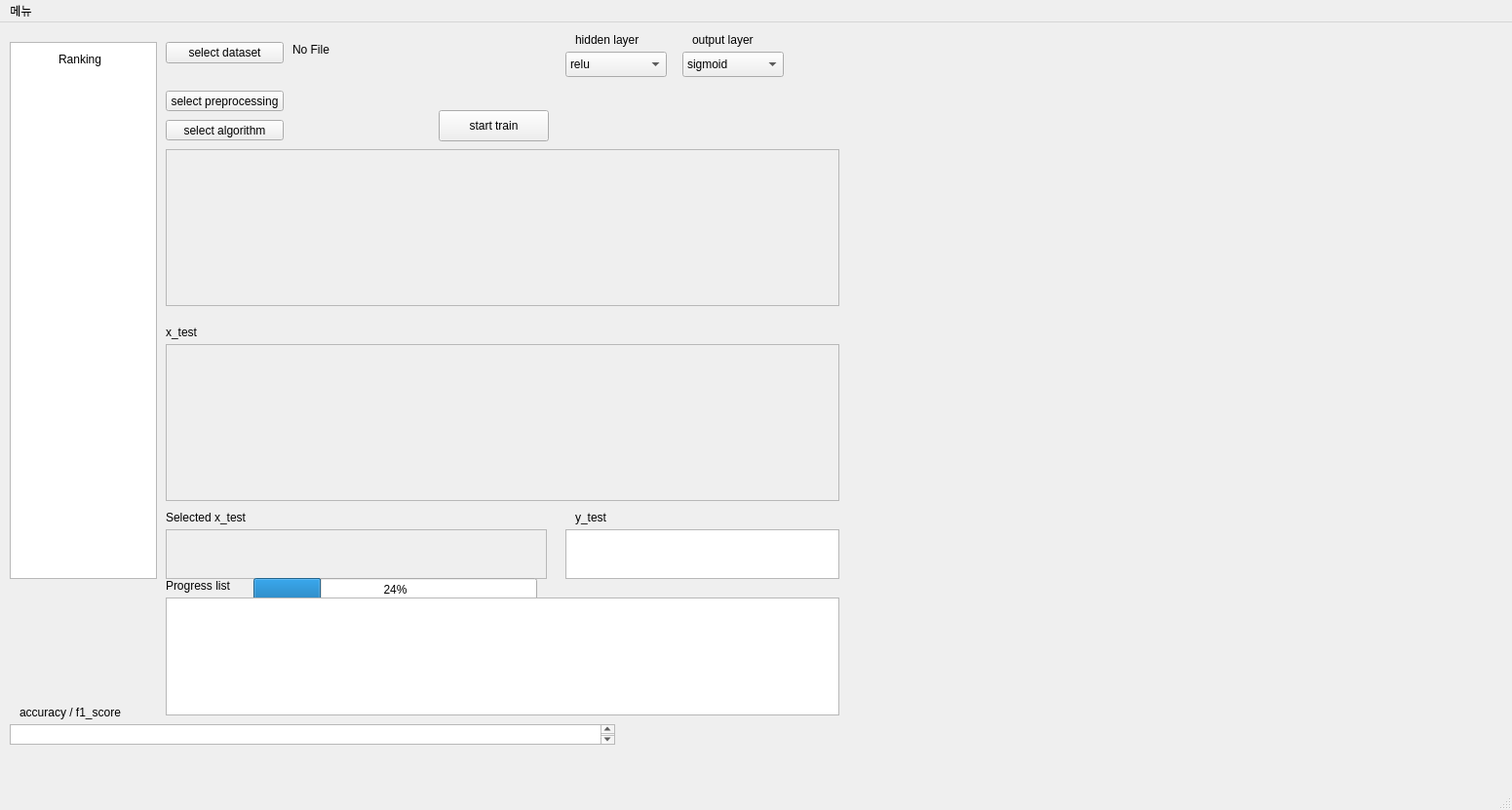
<?xml version="1.0" encoding="UTF-8"?>
<ui version="4.0">
 <class>MainWindow</class>
 <widget class="QMainWindow" name="MainWindow">
  <property name="geometry">
   <rect>
    <x>0</x>
    <y>0</y>
    <width>1551</width>
    <height>831</height>
   </rect>
  </property>
  <property name="windowTitle">
   <string>MainWindow</string>
  </property>
  <widget class="QWidget" name="centralwidget">
   <widget class="QTableView" name="RankingTable">
    <property name="geometry">
     <rect>
      <x>10</x>
      <y>20</y>
      <width>151</width>
      <height>551</height>
     </rect>
    </property>
   </widget>
   <widget class="QLabel" name="label">
    <property name="geometry">
     <rect>
      <x>60</x>
      <y>30</y>
      <width>60</width>
      <height>16</height>
     </rect>
    </property>
    <property name="text">
     <string>Ranking</string>
    </property>
   </widget>
   <widget class="QToolButton" name="Database_select_button">
    <property name="geometry">
     <rect>
      <x>170</x>
      <y>20</y>
      <width>121</width>
      <height>22</height>
     </rect>
    </property>
    <property name="text">
     <string>select dataset</string>
    </property>
   </widget>
   <widget class="QToolButton" name="Preprocessing_select_button">
    <property name="geometry">
     <rect>
      <x>170</x>
      <y>70</y>
      <width>121</width>
      <height>21</height>
     </rect>
    </property>
    <property name="text">
     <string>select preprocessing</string>
    </property>
   </widget>
   <widget class="QToolButton" name="Algorithm_select_button">
    <property name="geometry">
     <rect>
      <x>170</x>
      <y>100</y>
      <width>121</width>
      <height>21</height>
     </rect>
    </property>
    <property name="text">
     <string>select algorithm</string>
    </property>
   </widget>
   <widget class="QLabel" name="dataset_path_label">
    <property name="geometry">
     <rect>
      <x>170</x>
      <y>50</y>
      <width>531</width>
      <height>16</height>
     </rect>
    </property>
    <property name="text">
     <string/>
    </property>
   </widget>
   <widget class="QLabel" name="dataset_filename_label">
    <property name="geometry">
     <rect>
      <x>300</x>
      <y>20</y>
      <width>111</width>
      <height>16</height>
     </rect>
    </property>
    <property name="text">
     <string>No File</string>
    </property>
   </widget>
   <widget class="QScrollArea" name="dataset_scrollarea">
    <property name="geometry">
     <rect>
      <x>170</x>
      <y>130</y>
      <width>691</width>
      <height>161</height>
     </rect>
    </property>
    <property name="widgetResizable">
     <bool>true</bool>
    </property>
    <widget class="QWidget" name="scrollAreaWidgetContents">
     <property name="geometry">
      <rect>
       <x>0</x>
       <y>0</y>
       <width>689</width>
       <height>159</height>
      </rect>
     </property>
    </widget>
   </widget>
   <widget class="QScrollArea" name="x_test_scrollarea">
    <property name="geometry">
     <rect>
      <x>170</x>
      <y>330</y>
      <width>691</width>
      <height>161</height>
     </rect>
    </property>
    <property name="widgetResizable">
     <bool>true</bool>
    </property>
    <widget class="QWidget" name="scrollAreaWidgetContents_2">
     <property name="geometry">
      <rect>
       <x>0</x>
       <y>0</y>
       <width>689</width>
       <height>159</height>
      </rect>
     </property>
    </widget>
   </widget>
   <widget class="QScrollArea" name="x_test_scrollarea_2">
    <property name="geometry">
     <rect>
      <x>170</x>
      <y>520</y>
      <width>391</width>
      <height>51</height>
     </rect>
    </property>
    <property name="widgetResizable">
     <bool>true</bool>
    </property>
    <widget class="QWidget" name="scrollAreaWidgetContents_3">
     <property name="geometry">
      <rect>
       <x>0</x>
       <y>0</y>
       <width>389</width>
       <height>49</height>
      </rect>
     </property>
    </widget>
   </widget>
   <widget class="QLabel" name="label_2">
    <property name="geometry">
     <rect>
      <x>170</x>
      <y>500</y>
      <width>101</width>
      <height>16</height>
     </rect>
    </property>
    <property name="text">
     <string>Selected x_test</string>
    </property>
   </widget>
   <widget class="QProgressBar" name="progressBar">
    <property name="geometry">
     <rect>
      <x>260</x>
      <y>570</y>
      <width>291</width>
      <height>23</height>
     </rect>
    </property>
    <property name="value">
     <number>24</number>
    </property>
   </widget>
   <widget class="QTextBrowser" name="accuracy_f1score">
    <property name="geometry">
     <rect>
      <x>10</x>
      <y>720</y>
      <width>621</width>
      <height>21</height>
     </rect>
    </property>
   </widget>
   <widget class="QLabel" name="label_5">
    <property name="geometry">
     <rect>
      <x>20</x>
      <y>700</y>
      <width>121</width>
      <height>16</height>
     </rect>
    </property>
    <property name="text">
     <string>accuracy / f1_score</string>
    </property>
   </widget>
   <widget class="QLabel" name="label_6">
    <property name="geometry">
     <rect>
      <x>590</x>
      <y>500</y>
      <width>60</width>
      <height>16</height>
     </rect>
    </property>
    <property name="text">
     <string>y_test</string>
    </property>
   </widget>
   <widget class="QTextBrowser" name="y_test_textBrowser">
    <property name="geometry">
     <rect>
      <x>580</x>
      <y>520</y>
      <width>281</width>
      <height>51</height>
     </rect>
    </property>
   </widget>
   <widget class="QPushButton" name="train_button">
    <property name="geometry">
     <rect>
      <x>450</x>
      <y>90</y>
      <width>113</width>
      <height>32</height>
     </rect>
    </property>
    <property name="text">
     <string>start train</string>
    </property>
   </widget>
   <widget class="QComboBox" name="hidden_layer_select">
    <property name="geometry">
     <rect>
      <x>580</x>
      <y>30</y>
      <width>104</width>
      <height>26</height>
     </rect>
    </property>
    <item>
     <property name="text">
      <string>relu</string>
     </property>
    </item>
    <item>
     <property name="text">
      <string>sigmoid</string>
     </property>
    </item>
   </widget>
   <widget class="QComboBox" name="output_layer_select">
    <property name="geometry">
     <rect>
      <x>700</x>
      <y>30</y>
      <width>104</width>
      <height>26</height>
     </rect>
    </property>
    <item>
     <property name="text">
      <string>sigmoid</string>
     </property>
    </item>
    <item>
     <property name="text">
      <string>softmax</string>
     </property>
    </item>
    <item>
     <property name="text">
      <string>linear</string>
     </property>
    </item>
   </widget>
   <widget class="QLabel" name="label_3">
    <property name="geometry">
     <rect>
      <x>170</x>
      <y>310</y>
      <width>101</width>
      <height>16</height>
     </rect>
    </property>
    <property name="text">
     <string>x_test</string>
    </property>
   </widget>
   <widget class="QLabel" name="selected_preprocessing_label">
    <property name="geometry">
     <rect>
      <x>300</x>
      <y>70</y>
      <width>171</width>
      <height>16</height>
     </rect>
    </property>
    <property name="text">
     <string/>
    </property>
   </widget>
   <widget class="QLabel" name="label_4">
    <property name="geometry">
     <rect>
      <x>590</x>
      <y>10</y>
      <width>81</width>
      <height>16</height>
     </rect>
    </property>
    <property name="text">
     <string>hidden layer</string>
    </property>
   </widget>
   <widget class="QLabel" name="label_7">
    <property name="geometry">
     <rect>
      <x>710</x>
      <y>10</y>
      <width>81</width>
      <height>16</height>
     </rect>
    </property>
    <property name="text">
     <string>output layer</string>
    </property>
   </widget>
   <widget class="QTextEdit" name="progress_list">
    <property name="geometry">
     <rect>
      <x>170</x>
      <y>590</y>
      <width>691</width>
      <height>121</height>
     </rect>
    </property>
   </widget>
   <widget class="QLabel" name="label_8">
    <property name="geometry">
     <rect>
      <x>170</x>
      <y>570</y>
      <width>91</width>
      <height>16</height>
     </rect>
    </property>
    <property name="text">
     <string>Progress list</string>
    </property>
   </widget>
   <widget class="mplwidget" name="loss_accuracy" native="true">
    <property name="geometry">
     <rect>
      <x>930</x>
      <y>180</y>
      <width>531</width>
      <height>431</height>
     </rect>
    </property>
   </widget>
  </widget>
  <widget class="QStatusBar" name="statusbar"/>
  <widget class="QMenuBar" name="menuBar">
   <property name="geometry">
    <rect>
     <x>0</x>
     <y>0</y>
     <width>1551</width>
     <height>31</height>
    </rect>
   </property>
   <widget class="QMenu" name="menu">
    <property name="title">
     <string>메뉴</string>
    </property>
    <addaction name="actiontest_menu"/>
   </widget>
   <addaction name="menu"/>
  </widget>
  <action name="actiontest_menu">
   <property name="text">
    <string>test menu</string>
   </property>
  </action>
 </widget>
 <customwidgets>
  <customwidget>
   <class>mplwidget</class>
   <extends>QWidget</extends>
   <header>mplwidget.h</header>
   <container>1</container>
  </customwidget>
 </customwidgets>
 <resources/>
 <connections/>
</ui>
